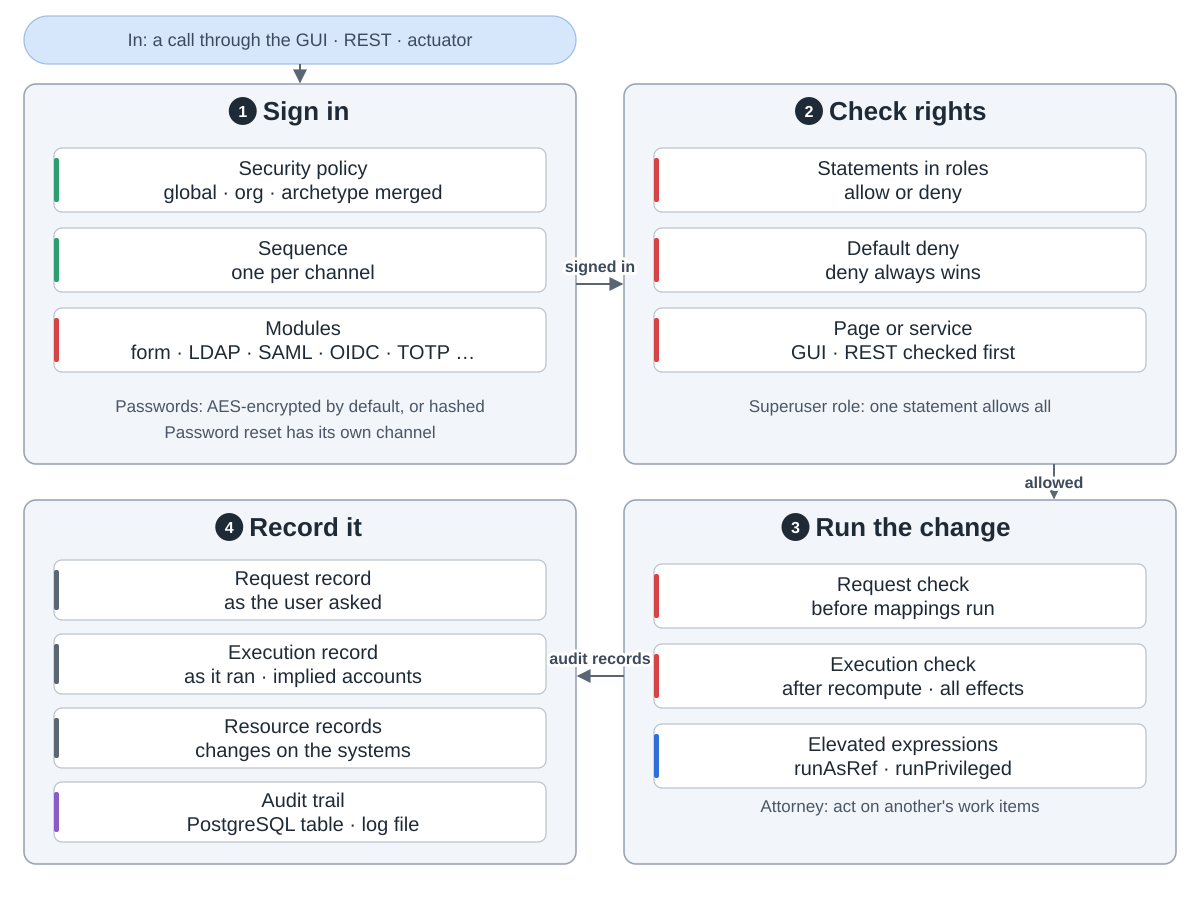

Generate this figure with Python:
"""midPoint's own security: sign in, check rights, run the change, record it.
Snake order: 1 sign in (top left) -> 2 check rights (top right) -> 3 run the change (bottom right) -> 4 record it (bottom left).
Drawn from Evolveum/midpoint at commit 160887ba (docs/security/authentication/flexible-authentication,
docs/security/security-policy, docs/security/authorization/configuration, docs/security/credentials,
docs/security/privilege-elevation.adoc, docs/security/power-of-attorney.adoc, docs/security/audit,
docs/repository/native-audit.adoc, repo/system-init/src/main/resources/config.xml).
Run: python3 security.py"""
import sys
from pathlib import Path

sys.path.insert(0, str(Path(__file__).resolve().parents[2] / "tools"))
from archdiagram import Diagram, L, R, GW, T1, H1, T2, H2  # noqa: E402

d = Diagram("midPoint's own security",
            "In: a person or a client calls midPoint through the web GUI, REST or the actuator endpoints. "
            "1 Sign in: the security policy, global and from the user's organization and archetype merged, "
            "picks an authentication sequence for each channel; the sequence runs modules such as login form, "
            "LDAP, SAML, OIDC and TOTP. Passwords are encrypted with AES by default, or hashed; password reset "
            "has its own channel. "
            "2 Check rights: authorization statements in roles allow or deny; what is not allowed is denied, "
            "and deny always wins. The GUI page or the service is checked first. A Superuser role holds one "
            "statement that allows everything. "
            "3 Run the change: a request check runs before mappings and policies, an execution check after "
            "recompute, with all its effects. Expressions can run as another user or with full privileges. "
            "An attorney can act on another user's approval work items. "
            "4 Record it: the audit trail writes a request record, an execution record and resource records; "
            "the shipped config.xml sends it to a PostgreSQL table and to the log file.")

d.pill(L, 16, GW, 48, "In: a call through the GUI · REST · actuator")
d.arrow(f"M{L + GW / 2} 64V{T1 - 2}")

d.group(L, T1, GW, H1, "Sign in", 1)
d.column(L, T1, [("Security policy|global · org · archetype merged", "plan"),
                 ("Sequence|one per channel", "plan"),
                 ("Modules|form · LDAP · SAML · OIDC · TOTP …", "review")])
d.notes(L, T1, H1, "Passwords: AES-encrypted by default, or hashed", "Password reset has its own channel")

d.group(R, T1, GW, H1, "Check rights", 2)
d.column(R, T1, [("Statements in roles|allow or deny", "review"),
                 ("Default deny|deny always wins", "review"),
                 ("Page or service|GUI · REST checked first", "review")])
d.notes(R, T1, H1, "Superuser role: one statement allows all", "")

d.group(R, T2, GW, H2, "Run the change", 3)
d.column(R, T2, [("Request check|before mappings run", "review"),
                 ("Execution check|after recompute · all effects", "review"),
                 ("Elevated expressions|runAsRef · runPrivileged", "coding")])
d.notes(R, T2, H2, "Attorney: act on another's work items", "")

d.group(L, T2, GW, H2, "Record it", 4)
d.column(L, T2, [("Request record|as the user asked", "data"),
                 ("Execution record|as it ran · implied accounts", "data"),
                 ("Resource records|changes on the systems", "data"),
                 ("Audit trail|PostgreSQL table · log file", "write")], h=60, gap=14, first=60)

d.arrow(f"M{L + GW} {T1 + 200}H{R - 2}", label="signed in", at=(600, T1 + 188))
d.arrow(f"M{R + 430} {T1 + H1}V{T2 - 2}", label="allowed", at=(R + 430, T1 + H1 + 24))
d.arrow(f"M{R} {T2 + 176}H{L + GW + 2}", label="audit records", at=(600, T2 + 164))

d.save(Path(__file__).with_name("security.svg"))
